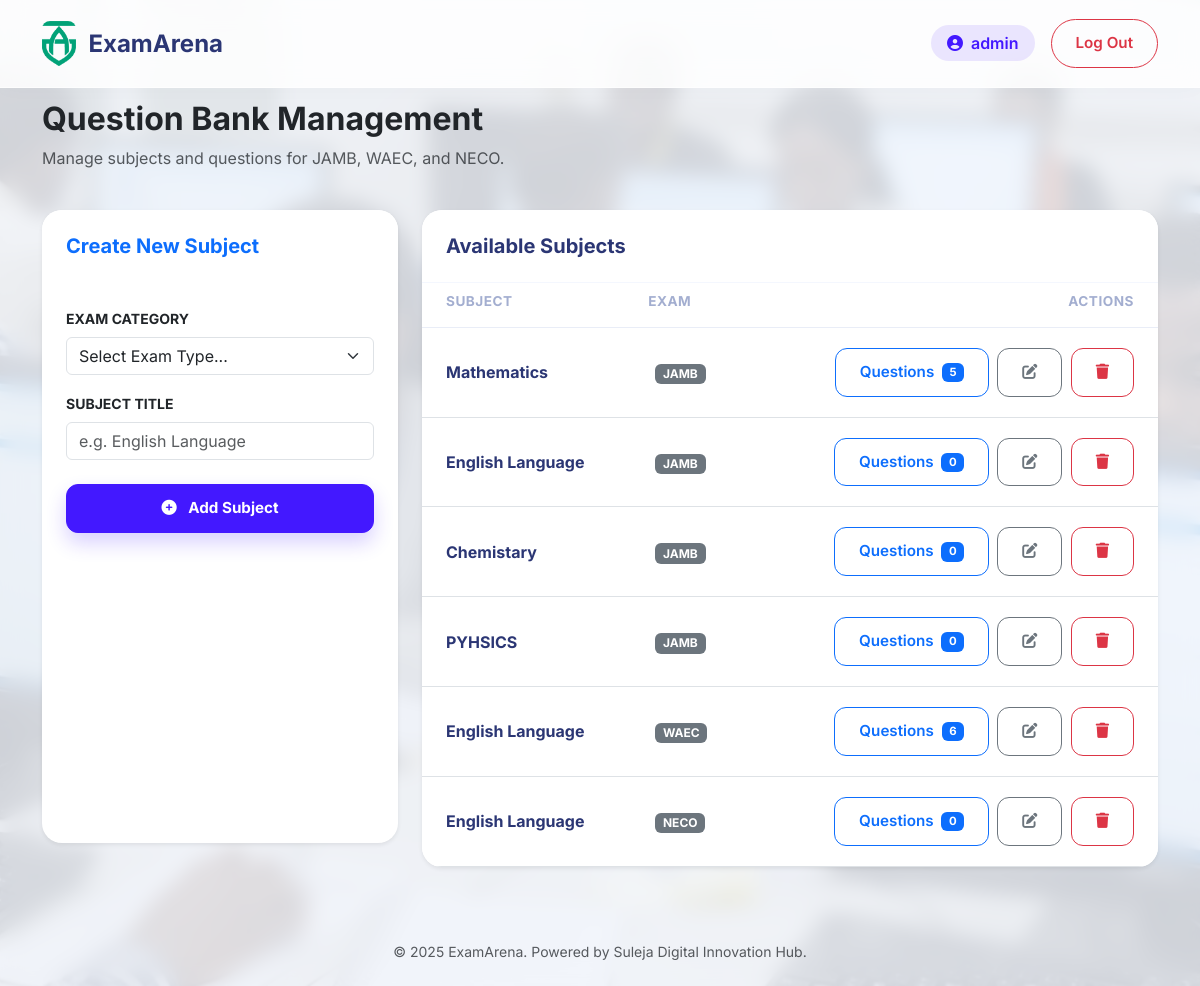
Page /admin/ (signed in) on the earlier database version.
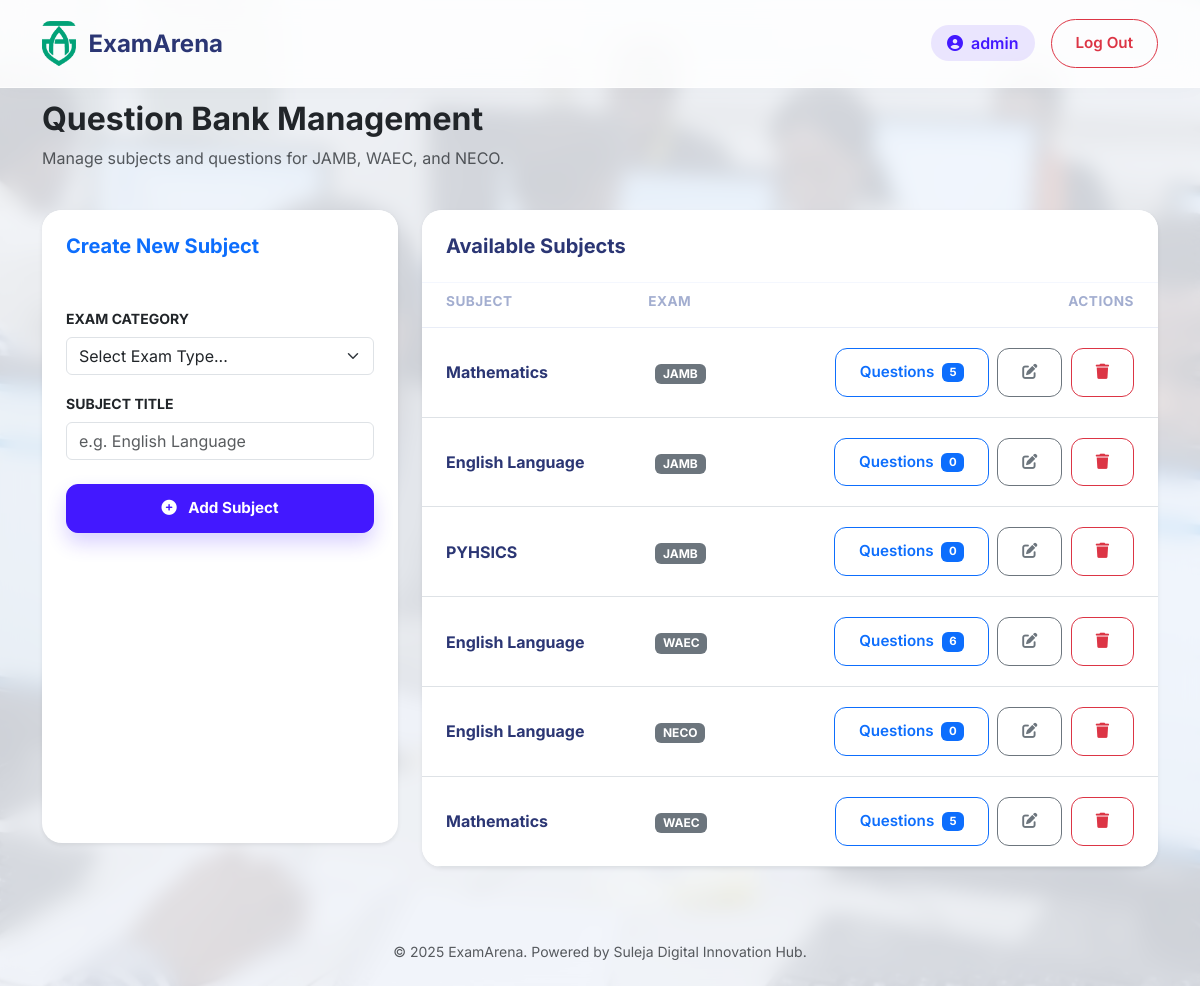
Same page on the later database version.
### src/app/models.py (models this page shows, shortened)
class User(db.Model):
    id = db.Column(db.Integer, primary_key=True)
    username = db.Column(db.String(80), unique=True, nullable=False)
    password_hash = db.Column(db.String(128))
    role = db.Column(db.String(20), default='student') # superadmin, centeradmin, student
    center_id = db.Column(db.Integer, db.ForeignKey('center.id'), nullable=True)
    is_writing = db.Column(db.Boolean, default=False)
    last_login = db.Column(db.DateTime)

class Subject(db.Model):
    id = db.Column(db.Integer, primary_key=True)
    name = db.Column(db.String(100), nullable=False)
    exam_id = db.Column(db.Integer, db.ForeignKey('exam.id'))
    questions = db.relationship('Question', backref='subject', lazy=True)

class Exam(db.Model):
    id = db.Column(db.Integer, primary_key=True)
    name = db.Column(db.String(100), nullable=False) # JAMB, WAEC, NECO
    duration_minutes = db.Column(db.Integer, default=60)
    required_subjects = db.Column(db.Integer, default=1) # JAMB=4, others=1
    subjects = db.relationship('Subject', backref='exam', lazy=True)

### src/app/controllers/admin.py (the view, shortened to what this page needs)
@bp.route('/', methods=['GET', 'POST'])
def index():
    if g.user.role == 'centeradmin':
        students = User.query.filter_by(center_id=g.user.center_id, role='student').all()
        return render_template('admin/center_dashboard.html', students=students)
    exams = Exam.query.all()
    subjects = Subject.query.all()
    return render_template('admin/question_bank.html', exams=exams, subjects=subjects)

### src/app/controllers/admin.py (called while the page is built)
@bp.before_request
def restrict_access():
    if not g.user:
        return redirect(url_for('auth.login'))
    if g.user.role not in ['superadmin', 'centeradmin']:
        return redirect(url_for('main.dashboard'))

### src/app/controllers/auth.py (called while the page is built)
@bp.before_app_request
def load_logged_in_user():
    user_id = session.get('user_id')
    if user_id is None:
        g.user = None
    else:
        g.user = User.query.get(user_id)

### src/resources/templates/admin/question_bank.html (shortened to what this page needs)
{% extends 'base.html' %}
{% block content %}
<div class="row">
    <div class="col-12 mb-4">
        <h2 class="fw-bold text-dark">Question Bank Management</h2>
        <p class="text-muted">Manage subjects and questions for JAMB, WAEC, and NECO.</p>
    </div>
    <div class="col-md-4 mb-4">
        <div class="card shadow-sm h-100">
            <div class="card-header bg-white border-0">
                <h5 class="fw-bold text-primary mb-0">Create New Subject</h5>
            </div>
            <div class="card-body">
                <form method="POST" action="{{ url_for('admin.index') }}">
                    <div class="mb-3">
                        <label class="form-label small fw-bold text-uppercase">Exam Category</label>
                        <select name="exam_id" class="form-select" required>
                            <option value="">Select Exam Type...</option>
                        </select>
                    </div>
                    <div class="mb-4">
                        <label class="form-label small fw-bold text-uppercase">Subject Title</label>
                        <input type="text" name="subject_name" class="form-control" placeholder="e.g. English Language" required>
                    </div>
                    <button type="submit" class="btn btn-primary w-100 fw-bold">
                        <i class="fas fa-plus-circle me-2"></i> Add Subject
                    </button>
                </form>
            </div>
        </div>
    </div>
    <div class="col-md-8">
        <div class="card shadow-sm">
            <div class="card-header bg-white">
                <h5 class="fw-bold mb-0">Available Subjects</h5>
            </div>
            <div class="card-body p-0">
                <div class="table-responsive">
                    <table class="table table-hover mb-0 align-middle">
                        <thead class="bg-light">
                            <tr>
                                <th class="ps-4">Subject</th>
                                <th>Exam</th>
                                <th class="text-end pe-4">Actions</th>
                            </tr>
                        </thead>
                        <tbody>
                            {% for sub in subjects %}
                            <tr>
                                <td class="ps-4 fw-bold">{{ sub.name }}</td>
                                <td><span class="badge bg-secondary">{{ sub.exam.name }}</span></td>
                                <td class="text-end pe-4">
                                    <a href="{{ url_for('admin.manage_questions', subject_id=sub.id) }}" class="btn btn-sm btn-outline-primary me-1">
                                        Questions <span class="badge bg-primary text-white ms-1">{{ sub.questions|length }}</span>
                                    </a>
                                    <a href="{{ url_for('admin.edit_subject', id=sub.id) }}" class="btn btn-sm btn-outline-secondary me-1" title="Rename">
                                        <i class="fas fa-edit"></i>
                                    </a>
                                    <form action="{{ url_for('admin.delete_subject', id=sub.id) }}" method="POST" style="display:inline;" onsubmit="return confirm('Delete {{ sub.name }} and all its questions?');">
                                        <button type="submit" class="btn btn-sm btn-outline-danger" title="Delete">
                                            <i class="fas fa-trash"></i>
                                        </button>
                                    </form>
                                </td>
                            </tr>
                            {% else %}
                            <tr><td colspan="3" class="text-center py-4 text-muted">No subjects found. Add one on the left.</td></tr>
                            {% endfor %}
                        </tbody>
                    </table>
                </div>
            </div>
        </div>
    </div>
</div>
{% endblock %}

### src/resources/templates/base.html (shortened to what this page needs)
<!DOCTYPE html>
<html lang="en">
<head>
    <link href="https://cdn.jsdelivr.net/npm/bootstrap@5.3.0/dist/css/bootstrap.min.css" rel="stylesheet">
    <link rel="stylesheet" href="https://cdnjs.cloudflare.com/ajax/libs/font-awesome/6.4.0/css/all.min.css">
    <link href="{{ url_for('static', filename='css/style.css') }}" rel="stylesheet">
</head>
<body>
    <nav class="navbar navbar-expand-lg fixed-top">
        <div class="container">
            <a class="navbar-brand" href="/">
                <img src="{{ url_for('static', filename='img/logo.png') }}" alt="EA">
                <span>ExamArena</span>
            </a>
            <div class="collapse navbar-collapse" id="navbarMain">
                <ul class="navbar-nav ms-auto align-items-center">
                    {% if g.user %}
                    <li class="nav-item">
                        <span class="badge-role me-3">
                            <i class="fas fa-user-circle me-2"></i>{{ g.user.username }}
                        </span>
                    </li>
                    <li class="nav-item">
                        <a href="{{ url_for('auth.logout') }}" class="btn btn-outline-danger btn-sm rounded-pill px-4">
                            Log Out
                        </a>
                    </li>
                    {% endif %}
                </ul>
            </div>
        </div>
    </nav>
    <div class="container" style="margin-top: 100px; margin-bottom: 50px; flex: 1;">
        {% block content %}{% endblock %}
    </div>
    <footer class="text-center py-4 text-muted small">
        &copy; 2025 ExamArena. Powered by Suleja Digital Innovation Hub.
    </footer>
</body>
</html>

### src/resources/static/css/style.css (style rules this page uses)
:root { --primary: #4318FF; --primary-hover: #3311CC; --secondary: #A3AED0; --dark-text: #2B3674; --light-bg: #F4F7FE; --card-bg: #FFFFFF; --glass-border: rgba(255, 255, 255, 0.6); --glass-bg: rgba(255, 255, 255, 0.85); --shadow-soft: 0px 18px 40px rgba(112, 144, 176, 0.12); }
body { font-family: 'Inter', sans-serif; background-color: var(--light-bg); color: var(--dark-text); min-height: 100vh; display: flex; flex-direction: column; }
.navbar { background: var(--glass-bg); backdrop-filter: blur(12px); border-bottom: 1px solid var(--glass-border); padding: 1rem 0; box-shadow: 0 2px 20px rgba(0, 0, 0, 0.02); }
.navbar-brand { font-weight: 700; font-size: 1.5rem; color: var(--dark-text) !important; display: flex; align-items: center; gap: 12px; }
.navbar-brand img { height: 45px; border-radius: 8px; }
.card { background: var(--card-bg); border-radius: 20px; border: none; box-shadow: var(--shadow-soft); transition: transform 0.3s ease, box-shadow 0.3s ease; overflow: hidden; }
.card-header { background: transparent; border-bottom: 1px solid #F4F7FE; padding: 1.5rem; font-weight: 700; color: var(--dark-text); }
.card-body { padding: 1.5rem; }
.btn { border-radius: 12px; padding: 12px 24px; font-weight: 600; font-size: 0.95rem; transition: all 0.2s; text-transform: capitalize; }
.btn-primary { background-color: var(--primary); border-color: var(--primary); box-shadow: 0px 10px 20px rgba(67, 24, 255, 0.2); }
.badge-role { background: rgba(67, 24, 255, 0.1); color: var(--primary); padding: 8px 16px; border-radius: 30px; font-weight: 600; }
.table thead th { font-size: 0.85rem; text-transform: uppercase; color: var(--secondary); letter-spacing: 0.5px; border-bottom: 1px solid #E9EDF7; padding-bottom: 15px; }
.table td { vertical-align: middle; padding: 20px 15px; color: var(--dark-text); font-weight: 500; }

Differences in the rows shown:
removed Subject: name "Chemistary", exam.name "JAMB", questions|length "0"
added Subject: name "Mathematics", exam.name "WAEC", questions|length "5"
